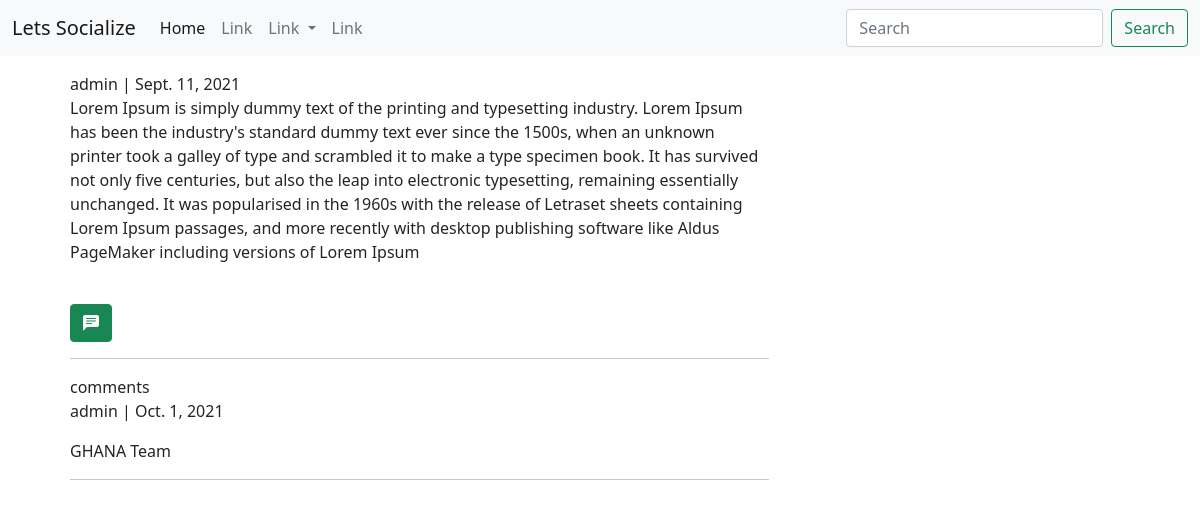
Page /social/3/ on the committed database.
### social/models.py (models this page shows)
class Post(models.Model):
  body = models.TextField()
  created_on = models.DateField(default=datetime.now)
  author = models.ForeignKey(User, on_delete=models.CASCADE)

class Comment(models.Model):
  post = models.ForeignKey(Post,on_delete=models.CASCADE)
  body = models.TextField()
  author = models.ForeignKey(User, on_delete=models.CASCADE)
  created_on = models.DateField(default=datetime.now)

### social/views.py (the view)
# urls.py: path('<int:id>/',views.postDetail,name="post_detail"),
def postDetail(request, id):
  post = get_object_or_404(Post, id=id)
  comments = Comment.objects.all()
  form = CommentForm()
  if request.method == 'POST':
    body = request.POST['body']
    author = request.user
    comment = Comment.objects.create(author=author,body=body,post=post)
    comment.save()
    return HttpResponseRedirect(reverse('social:post_detail', args=[post.id]))
  context = {'post':post,'form':form,'comments':comments}
  return render(request,'social/detail.html',context)

### social/forms.py
class CommentForm(ModelForm):
  body = forms.CharField(
    label = '',
    widget=forms.Textarea(attrs={
      'rows':'3',
      'placeholder':'comment'
    })
  )
  class Meta:
    model = Comment
    fields = ['body']

### templates/social/detail.html (shortened to what this page needs)
{% extends 'base.html' %}
{% load crispy_forms_tags  %}
{% block content %}
<div class="container">
  <div class="row m-2 p-2">
    <div class="col-md-8">
      {{ post.author }} | {{ post.created_on }}
     <p class=""> {{ post.body }}</p>
     <br>
     <div x-data="{ open: false }">
      <button @click="open = ! open" class="btn btn-success"> <i class="bi bi-chat-left-text-fill"  ></i>  </button>
    </div>
     <hr>
    </div>
    <div class="col-md-8">
      <span>comments</span>
      <br>
      {% if comments %}
      {% for comment  in comments %}
      <p>{{ comment.author }} | {{ comment.created_on }}</p>
       {{ comment.body }}
       <hr>
      {% endfor %}
      {% endif %}
    </div>
  </div>
</div>
{% endblock %}

### rows in the picture
Post: author "admin", created_on "Sept. 11, 2021", body "Lorem Ipsum is simply dummy text of the printing and typesetting industry. Lorem Ipsum has been the industry's standard dummy text ever since the 1500s, when an unknown printer took a galley of type and scrambled it to make a type specimen book. It has survived not only five centuries, but also the leap into electronic typesetting, remaining essentially unchanged. It was popularised in the 1960s with the release of Letraset sheets containing Lorem Ipsum passages, and more recently with desktop publishing software like Aldus PageMaker including versions of Lorem Ipsum"
Comment: author "admin", created_on "Oct. 1, 2021", body "GHANA Team"
